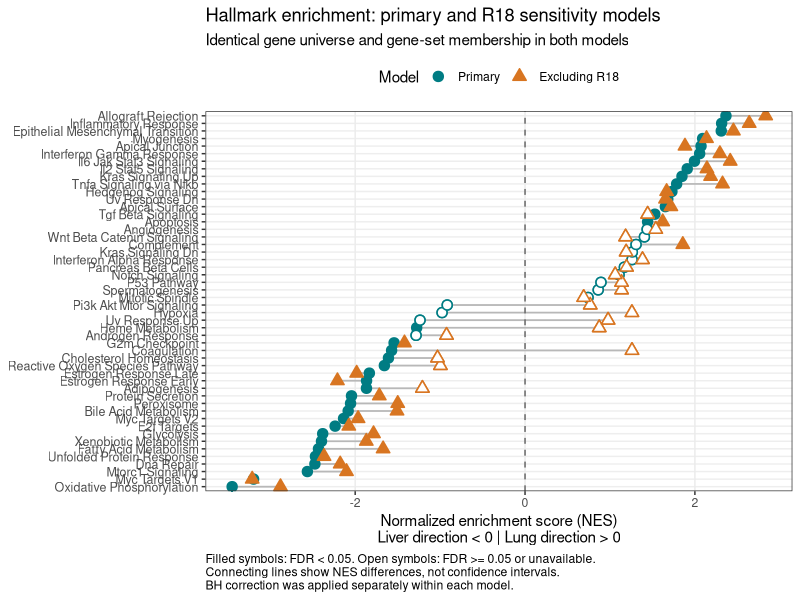
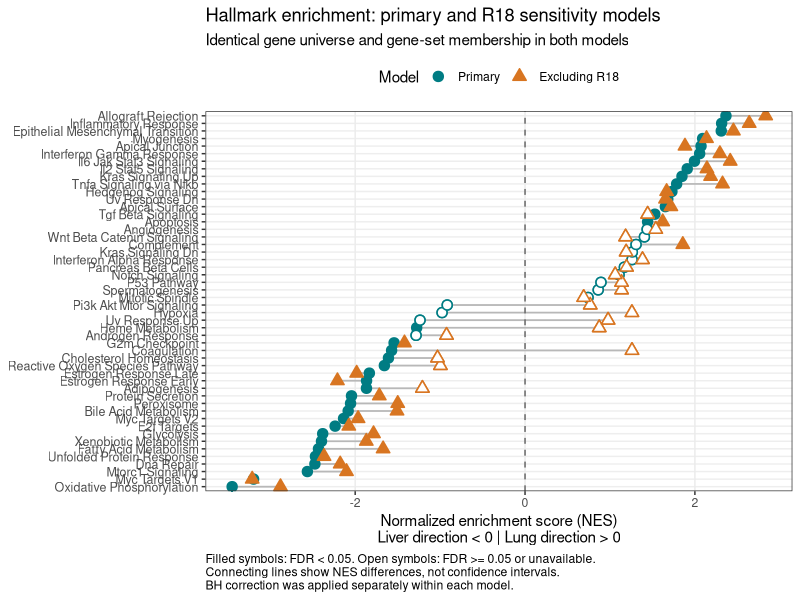

R code for these plots, in order:
suppressPackageStartupMessages(library(ggplot2))

tab <- read.csv(
  "results/tables/hallmark_primary_vs_no_R18.csv",
  check.names = FALSE
)

stopifnot(
  !anyDuplicated(tab$pathway),
  all(is.finite(tab$primary_NES)),
  all(is.finite(tab$no_R18_NES))
)

# Sort by primary NES: Liver-direction at the bottom,
# Lung-direction at the top.
tab <- tab[order(tab$primary_NES, tab$pathway), ]

labels <- tools::toTitleCase(
  tolower(gsub("_", " ", sub("^HALLMARK_", "", tab$pathway)))
)

label_levels <- labels

tab$pathway_label <- factor(
  labels,
  levels = label_levels
)

long <- rbind(
  data.frame(
    pathway_label = tab$pathway_label,
    model = "Primary",
    NES = tab$primary_NES,
    padj = tab$primary_padj
  ),
  data.frame(
    pathway_label = tab$pathway_label,
    model = "Excluding R18",
    NES = tab$no_R18_NES,
    padj = tab$no_R18_padj
  )
)

long$pathway_label <- factor(
  long$pathway_label,
  levels = label_levels
)

long$model <- factor(
  long$model,
  levels = c("Primary", "Excluding R18")
)

long$FDR_significant <- (
  is.finite(long$padj) & long$padj < 0.05
)

p <- ggplot() +
  geom_segment(
    data = tab,
    aes(
      x = primary_NES,
      xend = no_R18_NES,
      y = pathway_label,
      yend = pathway_label
    ),
    colour = "#B8B8B8",
    linewidth = 0.6
  ) +
  geom_vline(
    xintercept = 0,
    linetype = "dashed",
    colour = "#666666"
  ) +
  geom_point(
    data = long,
    aes(
      x = NES,
      y = pathway_label,
      shape = model,
      colour = model,
      fill = model
    ),
    size = 2.8,
    stroke = 0.8
  ) +
  # White centres identify results without FDR < 0.05 support.
  geom_point(
    data = long[!long$FDR_significant, ],
    aes(
      x = NES,
      y = pathway_label,
      shape = model,
      colour = model
    ),
    fill = "white",
    size = 2.8,
    stroke = 0.8,
    show.legend = FALSE
  ) +
  scale_shape_manual(
    values = c("Primary" = 21, "Excluding R18" = 24)
  ) +
  scale_colour_manual(
    values = c("Primary" = "#007C83", "Excluding R18" = "#D87521")
  ) +
  scale_fill_manual(
    values = c("Primary" = "#007C83", "Excluding R18" = "#D87521")
  ) +
  labs(
    title = "Hallmark enrichment: primary and R18 sensitivity models",
    subtitle = "Identical gene universe and gene-set membership in both models",
    x = "Normalized enrichment score (NES)\nLiver direction < 0 | Lung direction > 0",
    y = NULL,
    shape = "Model",
    colour = "Model",
    fill = "Model",
    caption = paste(
      "Filled symbols: FDR < 0.05. Open symbols: FDR >= 0.05 or unavailable.",
      "Connecting lines show NES differences, not confidence intervals.",
      "BH correction was applied separately within each model.",
      sep = "\n"
    )
  ) +
  theme_bw(base_size = 11) +
  theme(
    panel.grid.major.y = element_line(colour = "#EEEEEE"),
    panel.grid.minor = element_blank(),
    legend.position = "top",
    axis.text.y = element_text(size = 9),
    plot.caption = element_text(hjust = 0)
  )

dir.create(
  "results/figures",
  recursive = TRUE,
  showWarnings = FALSE
)

ggsave(
  "results/figures/hallmark_primary_vs_no_R18_summary.png",
  plot = p,
  width = 12,
  height = 15,
  dpi = 200
)

ggsave(
  "results/figures/hallmark_primary_vs_no_R18_summary.pdf",
  plot = p,
  width = 12,
  height = 15
)

cat("\nHallmark summary plot saved.\n")
